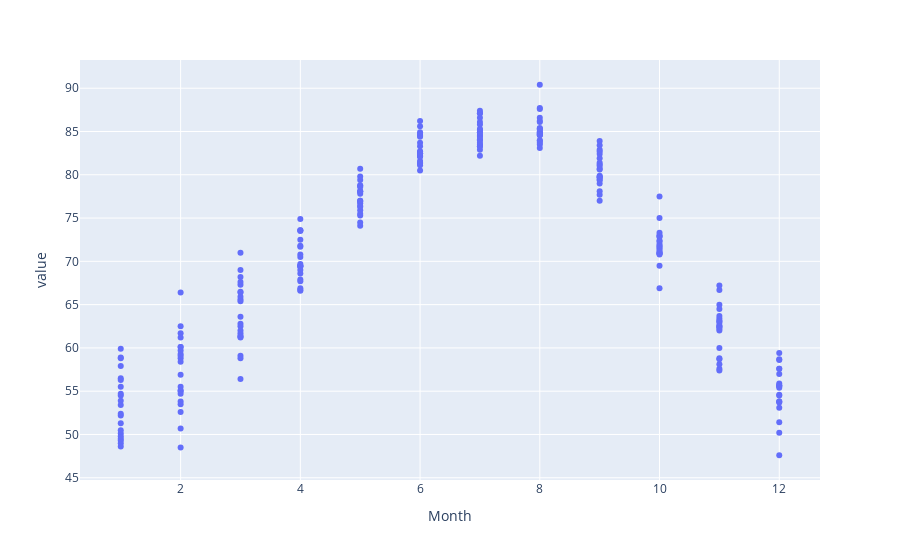

Notebook code cell kept with this figure:
### Code cell
fig = px.scatter(df1, x="Month", y="value")
fig.show()

### Figure 1 — Plotly figure (JSON) as saved in the notebook; plotly's stock layout.template omitted (floating-point values rounded to 4 significant figures; data arrays with more than 128 entries replaced by an {"elided": "..."} marker saying what was removed)
{"data": [{"hoverlabel": {"namelength": 0}, "hovertemplate": "Month=%{x}<br>value=%{y}", "legendgroup": "", "marker": {"color": "#636efa", "symbol": "circle"}, "mode": "markers", "name": "", "showlegend": false, "type": "scatter", "x": {"elided": "252 int values"}, "xaxis": "x", "y": {"elided": "252 float values"}, "yaxis": "y"}], "layout": {"legend": {"tracegroupgap": 0}, "margin": {"t": 60}, "xaxis": {"anchor": "y", "domain": [0, 1], "title": {"text": "Month"}}, "yaxis": {"anchor": "x", "domain": [0, 1], "title": {"text": "value"}}}}
